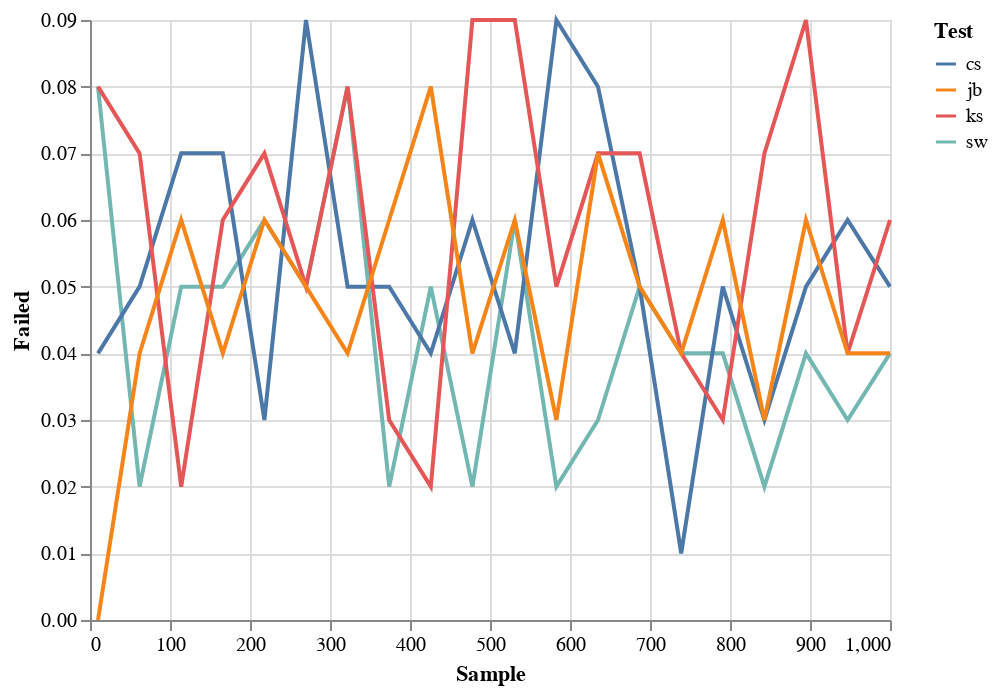

Notebook code for this chart:
### Code cell
import pandas as pd
from statsmodels.stats import stattools
from scipy import stats
import altair as alt
import numpy as np


#sample_sizes = [10, 30, 50, 100, 1000, 5000]
max_sample_size = 1000
sample_sizes = np.linspace(10, max_sample_size, 20, dtype=np.int)

test_types = ["sw", "cs", "ks", "jb"]
data = []

for size in sample_sizes:
    for test in test_types:
        p_fail = normality_script(size, test)
        row = [test,size,p_fail]
        data.append(row)
        

df = pd.DataFrame(data, columns=['Test', 'Sample', 'Failed'])

alt.Chart(df).mark_line().encode(
    x='Sample',
    y='Failed',
    color = 'Test'
)

### Figure 1 — Vega-Lite specification as saved in the notebook (floating-point values rounded to 4 significant figures)
{"config": {"view": {"continuousWidth": 400, "continuousHeight": 300}}, "data": {"name": "data-94c8132557d7badce8815e9d635825a8"}, "mark": "line", "encoding": {"color": {"field": "Test", "type": "nominal"}, "x": {"field": "Sample", "type": "quantitative"}, "y": {"field": "Failed", "type": "quantitative"}}, "$schema": "https://vega.github.io/schema/vega-lite/v4.17.0.json", "datasets": {"data-94c8132557d7badce8815e9d635825a8": [{"Test": "sw", "Sample": 10, "Failed": 0.08}, {"Test": "cs", "Sample": 10, "Failed": 0.04}, {"Test": "ks", "Sample": 10, "Failed": 0.08}, {"Test": "jb", "Sample": 10, "Failed": 0.0}, {"Test": "sw", "Sample": 62, "Failed": 0.02}, {"Test": "cs", "Sample": 62, "Failed": 0.05}, {"Test": "ks", "Sample": 62, "Failed": 0.07}, {"Test": "jb", "Sample": 62, "Failed": 0.04}, {"Test": "sw", "Sample": 114, "Failed": 0.05}, {"Test": "cs", "Sample": 114, "Failed": 0.07}, {"Test": "ks", "Sample": 114, "Failed": 0.02}, {"Test": "jb", "Sample": 114, "Failed": 0.06}, {"Test": "sw", "Sample": 166, "Failed": 0.05}, {"Test": "cs", "Sample": 166, "Failed": 0.07}, {"Test": "ks", "Sample": 166, "Failed": 0.06}, {"Test": "jb", "Sample": 166, "Failed": 0.04}, {"Test": "sw", "Sample": 218, "Failed": 0.06}, {"Test": "cs", "Sample": 218, "Failed": 0.03}, {"Test": "ks", "Sample": 218, "Failed": 0.07}, {"Test": "jb", "Sample": 218, "Failed": 0.06}, {"Test": "sw", "Sample": 270, "Failed": 0.05}, {"Test": "cs", "Sample": 270, "Failed": 0.09}, {"Test": "ks", "Sample": 270, "Failed": 0.05}, {"Test": "jb", "Sample": 270, "Failed": 0.05}, {"Test": "sw", "Sample": 322, "Failed": 0.08}, {"Test": "cs", "Sample": 322, "Failed": 0.05}, {"Test": "ks", "Sample": 322, "Failed": 0.08}, {"Test": "jb", "Sample": 322, "Failed": 0.04}, {"Test": "sw", "Sample": 374, "Failed": 0.02}, {"Test": "cs", "Sample": 374, "Failed": 0.05}, {"Test": "ks", "Sample": 374, "Failed": 0.03}, {"Test": "jb", "Sample": 374, "Failed": 0.06}, {"Test": "sw", "Sample": 426, "Failed": 0.05}, {"Test": "cs", "Sample": 426, "Failed": 0.04}, {"Test": "ks", "Sample": 426, "Failed": 0.02}, {"Test": "jb", "Sample": 426, "Failed": 0.08}, {"Test": "sw", "Sample": 478, "Failed": 0.02}, {"Test": "cs", "Sample": 478, "Failed": 0.06}, {"Test": "ks", "Sample": 478, "Failed": 0.09}, {"Test": "jb", "Sample": 478, "Failed": 0.04}, {"Test": "sw", "Sample": 531, "Failed": 0.06}, {"Test": "cs", "Sample": 531, "Failed": 0.04}, {"Test": "ks", "Sample": 531, "Failed": 0.09}, {"Test": "jb", "Sample": 531, "Failed": 0.06}, {"Test": "sw", "Sample": 583, "Failed": 0.02}, {"Test": "cs", "Sample": 583, "Failed": 0.09}, {"Test": "ks", "Sample": 583, "Failed": 0.05}, {"Test": "jb", "Sample": 583, "Failed": 0.03}, {"Test": "sw", "Sample": 635, "Failed": 0.03}, {"Test": "cs", "Sample": 635, "Failed": 0.08}, {"Test": "ks", "Sample": 635, "Failed": 0.07}, {"Test": "jb", "Sample": 635, "Failed": 0.07}, {"Test": "sw", "Sample": 687, "Failed": 0.05}, {"Test": "cs", "Sample": 687, "Failed": 0.05}, {"Test": "ks", "Sample": 687, "Failed": 0.07}, {"Test": "jb", "Sample": 687, "Failed": 0.05}, {"Test": "sw", "Sample": 739, "Failed": 0.04}, {"Test": "cs", "Sample": 739, "Failed": 0.01}, {"Test": "ks", "Sample": 739, "Failed": 0.04}, {"Test": "jb", "Sample": 739, "Failed": 0.04}, {"Test": "sw", "Sample": 791, "Failed": 0.04}, {"Test": "cs", "Sample": 791, "Failed": 0.05}, {"Test": "ks", "Sample": 791, "Failed": 0.03}, {"Test": "jb", "Sample": 791, "Failed": 0.06}, {"Test": "sw", "Sample": 843, "Failed": 0.02}, {"Test": "cs", "Sample": 843, "Failed": 0.03}, {"Test": "ks", "Sample": 843, "Failed": 0.07}, {"Test": "jb", "Sample": 843, "Failed": 0.03}, {"Test": "sw", "Sample": 895, "Failed": 0.04}, {"Test": "cs", "Sample": 895, "Failed": 0.05}, {"Test": "ks", "Sample": 895, "Failed": 0.09}, {"Test": "jb", "Sample": 895, "Failed": 0.06}, {"Test": "sw", "Sample": 947, "Failed": 0.03}, {"Test": "cs", "Sample": 947, "Failed": 0.06}, {"Test": "ks", "Sample": 947, "Failed": 0.04}, {"Test": "jb", "Sample": 947, "Failed": 0.04}, {"Test": "sw", "Sample": 1000, "Failed": 0.04}, {"Test": "cs", "Sample": 1000, "Failed": 0.05}, {"Test": "ks", "Sample": 1000, "Failed": 0.06}, {"Test": "jb", "Sample": 1000, "Failed": 0.04}]}}
